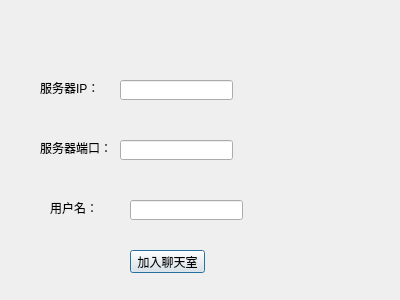
<?xml version="1.0" encoding="UTF-8"?>
<ui version="4.0">
 <class>LoginDialog</class>
 <widget class="QDialog" name="LoginDialog">
  <property name="geometry">
   <rect>
    <x>0</x>
    <y>0</y>
    <width>400</width>
    <height>300</height>
   </rect>
  </property>
  <property name="windowTitle">
   <string>登录到418聊天室</string>
  </property>
  <widget class="QLabel" name="label">
   <property name="geometry">
    <rect>
     <x>40</x>
     <y>80</y>
     <width>81</width>
     <height>16</height>
    </rect>
   </property>
   <property name="text">
    <string>服务器IP：</string>
   </property>
  </widget>
  <widget class="QLabel" name="label_2">
   <property name="geometry">
    <rect>
     <x>40</x>
     <y>140</y>
     <width>71</width>
     <height>16</height>
    </rect>
   </property>
   <property name="text">
    <string>服务器端口：</string>
   </property>
  </widget>
  <widget class="QLabel" name="label_3">
   <property name="geometry">
    <rect>
     <x>50</x>
     <y>200</y>
     <width>71</width>
     <height>16</height>
    </rect>
   </property>
   <property name="text">
    <string>用户名：</string>
   </property>
  </widget>
  <widget class="QLineEdit" name="serverIP_lineEdit">
   <property name="geometry">
    <rect>
     <x>120</x>
     <y>80</y>
     <width>113</width>
     <height>20</height>
    </rect>
   </property>
  </widget>
  <widget class="QLineEdit" name="serverPort_lineEdit">
   <property name="geometry">
    <rect>
     <x>120</x>
     <y>140</y>
     <width>113</width>
     <height>20</height>
    </rect>
   </property>
  </widget>
  <widget class="QLineEdit" name="userName_lineEdit">
   <property name="geometry">
    <rect>
     <x>130</x>
     <y>200</y>
     <width>113</width>
     <height>20</height>
    </rect>
   </property>
  </widget>
  <widget class="QPushButton" name="join_pushButton">
   <property name="geometry">
    <rect>
     <x>130</x>
     <y>250</y>
     <width>75</width>
     <height>23</height>
    </rect>
   </property>
   <property name="text">
    <string>加入聊天室</string>
   </property>
  </widget>
 </widget>
 <resources/>
 <connections>
  <connection>
   <sender>join_pushButton</sender>
   <signal>clicked()</signal>
   <receiver>LoginDialog</receiver>
   <slot>accept()</slot>
   <hints>
    <hint type="sourcelabel">
     <x>179</x>
     <y>259</y>
    </hint>
    <hint type="destinationlabel">
     <x>273</x>
     <y>262</y>
    </hint>
   </hints>
  </connection>
 </connections>
</ui>
